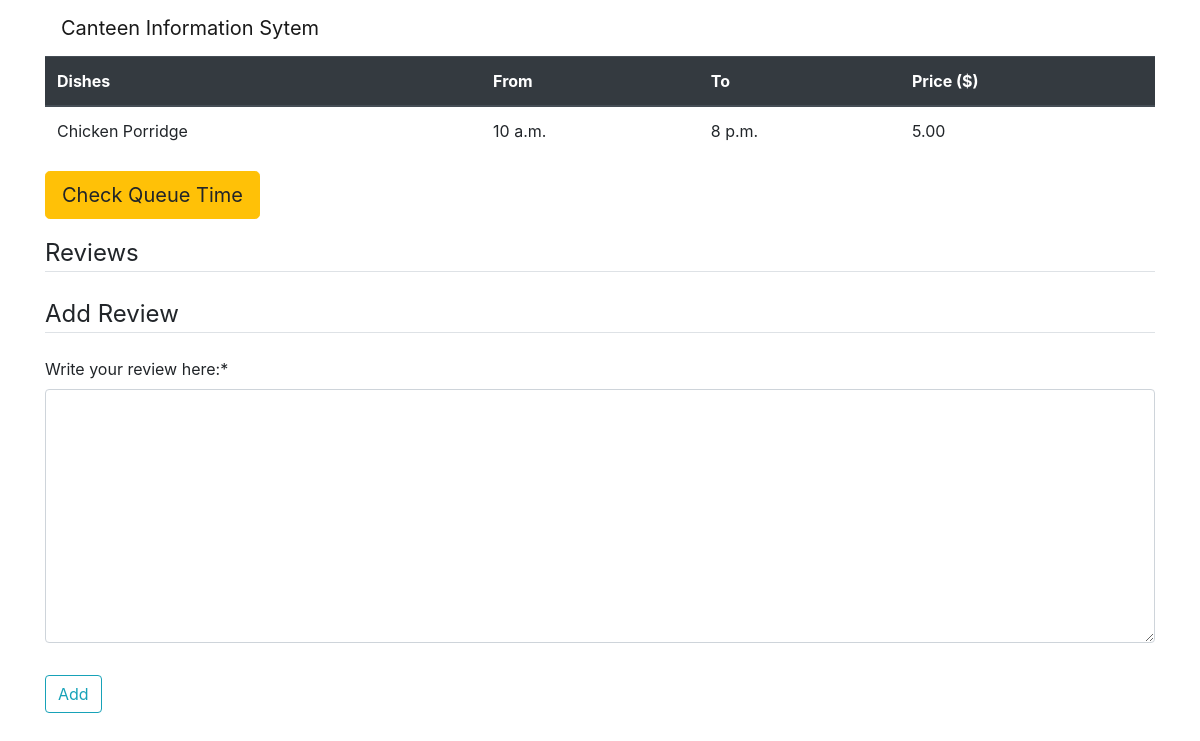
/dish/Porridge/, run on the app's committed database.
### info/models.py (models this page shows, shortened)
class Dishes(models.Model):
    store = models.ForeignKey(Stores,on_delete=models.CASCADE)
    dname = models.CharField(max_length=200)
    price = models.DecimalField(decimal_places=2,max_digits=5)
    start_hour = models.TimeField(default="08:00:00")
    end_hour = models.TimeField(default="08:00:00")

### info/views.py (the view)
# urls.py: path('dish/<str:store_name>/',views.render_items, name='dish'),
def render_items(request, store_name):
    store = Stores.objects.get(name=store_name)
    if request.method == 'POST':
        form = ReviewForm(request.POST)
        form.instance.store = store
        form.instance.user = request.user
        if form.is_valid():
            form.save()
            messages.success(request, f'Review added!')
            return redirect ("info")
    else:
        form = ReviewForm()
        now = datetime.now()
        current_time = now.strftime("%H:%M:%S")
        item = Dishes.objects.filter(start_hour__lte=current_time, end_hour__gte=current_time,store=store)
        review = Review.objects.filter(store=store)
        return render(request, 'info/dish.html', {'item': item ,'store':store,'review':review,'form':form})

### info/forms.py
class ReviewForm(ModelForm):
    class Meta:
        model = Review
        fields = ['body']
        labels = {
        "body": "Write your review here:"
    }

### info/templates/info/dish.html (shortened to what this page needs)
<!DOCTYPE html>
{% load crispy_forms_tags %}
<html>
    <head>
        <link rel="stylesheet" href="https://stackpath.bootstrapcdn.com/bootstrap/4.3.1/css/bootstrap.min.css">
    </head>
    <body class="container">
        <nav class="navbar navbar-light">
            <a class="navbar-brand " href="{% url 'info' %}" >
              Canteen Information Sytem
            </a>
          </nav>
    {%if item %}
    <table class="table">
        <thead class="thead-dark">
          <tr>
            <th scope="col">Dishes</th>
            <th scope="col">From</th>
            <th scope="col">To</th>
            <th scope="col">Price ($)</th>
          </tr>
        </thead>
        <tbody>
            {% for dish in item %}
          <tr>
            <td>{{ dish.dname }}</td>
            <td>{{ dish.start_hour }}</td>
            <td>{{ dish.end_hour }}</td>
            <td>{{ dish.price }}</td>
          </tr>
          {% endfor %}
        </tbody>
      </table>
    <button class="btn btn-warning btn-lg mb-3" onclick="displayInput()">Check Queue Time</button>
    {% else %}
      <h3 class="text-warning">Sorry, no dishes available by this time</h2>
    {% endif %}
    <legend class="border-bottom mb-4">Reviews</legend>
            <form method="POST">
              <fieldset class="form-group">
                  <legend class="border-bottom mb-4">Add Review</legend>
                  {{ form|crispy }}
              </fieldset>
              <div class="form-group">
                  <button class="btn btn-outline-info" type="submit">Add</button>
              </div>
          </form>
  </body>
</html>

### data on the page
Dishes: dname "Chicken Porridge", start_hour "10 a.m.", end_hour "8 p.m.", price "5.00"
